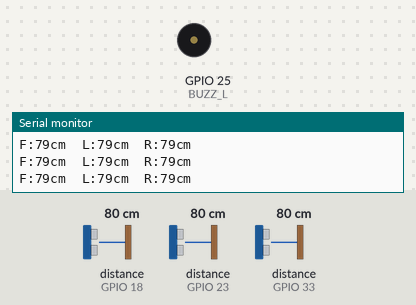
Recording of a sketch running on a simulated ESP32. Shown: buzzer (waves = sounding), the last lines printed to the serial monitor. Wiring (inferred from the names in the program): 3 × ultrasonic range finder: trigger GPIO 13, echo GPIO 18 / trigger GPIO 14, echo GPIO 33 / trigger GPIO 19, echo GPIO 23. Inputs (shaded band) come from the test bench; at power-on: distance to the obstacle (sensors on GPIO 18, GPIO 23, GPIO 33) 80 cm. The echo pulse lasts 58.3 µs per cm; WiFi joins after 1.5 s; servers stay silent unless stated.

Above: at 3.2 s.
3.3 s: distance to the obstacle (sensor on GPIO 18) set to 75 cm
4.8 s: distance to the obstacle (sensor on GPIO 18) set to 66 cm
At 5.3 s:
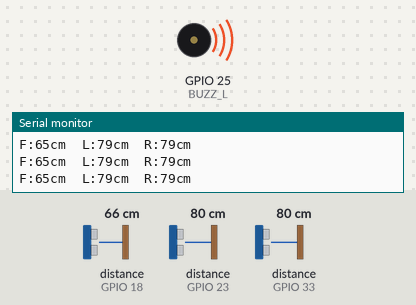
7.8 s: distance to the obstacle (sensor on GPIO 23) set to 35 cm
At 8.12 s:
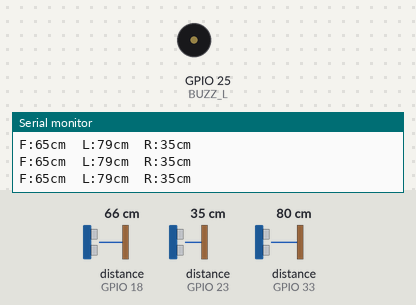
10.8 s: distance to the obstacle (sensor on GPIO 23) set to 60 cm
At 11.5 s:
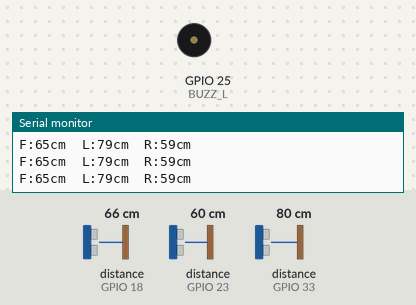
13.8 s: distance to the obstacle (sensor on GPIO 33) set to 37 cm
At 14.11 s:
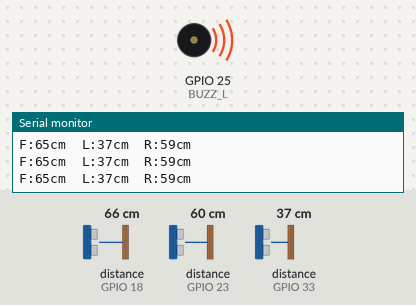
16.8 s: distance to the obstacle (sensor on GPIO 33) set to 28 cm
Timing chart, 0 to 19.3 s (numbered marks = the images above; inputs shaded):
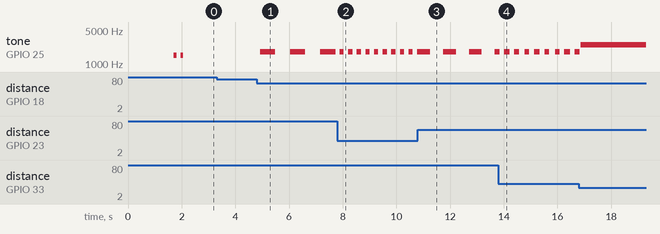

The sketch:

sensor_node.ino
```cpp
// ============================================================
//   NavHat PRO — Sensor Node Firmware
//   Board  : ESP32 Dev Module / ESP32-WROOM-32
//   Purpose: 3x HC-SR04 Ultrasonic + 2x Passive Buzzer + HTTP Server
//
//   mDNS hostname : navhat-sensor.local
//   Endpoint      : GET /distances  → JSON {front, left, right}
//   Endpoint      : GET /status     → "NAVHAT_SENSOR_OK"
//
//   BUZZER LOGIC:
//   < 30cm  → continuous tone (CRITICAL)  — BOTH buzzers
//   < 70cm  → fast beep                   — BOTH buzzers
//   >= 70cm → silent (no beep)
//   NOTE: Both buzzers always fire together (one unit damaged)
// ============================================================

#include <WiFi.h>
#include <ESPmDNS.h>
#include <WebServer.h>

// ── WiFi Configuration ───────────────────────────────────────
const char* ssid     = "iQOO Z6 kk";
const char* password = "bdfe1aa430eb";

// ── Ultrasonic Sensor Pins ───────────────────────────────────
#define TRIG_F  13
#define ECHO_F  18
#define TRIG_L  14
#define ECHO_L  33
#define TRIG_R  19
#define ECHO_R  23

// ── Buzzer Pins (PWM driven) ─────────────────────────────────
#define BUZZ_L  25
#define BUZZ_R  4

// ── Distance Thresholds (cm) ─────────────────────────────────
#define DIST_CRITICAL  30    // Continuous alarm threshold
#define DIST_CLOSE     70    // Proximity beep range (30-70cm)

// ── Buzzer Frequencies (Hz) ──────────────────────────────────
#define FREQ_CRITICAL  2500
#define FREQ_CLOSE     1800

WebServer server(80);

volatile float distF = 999.0;
volatile float distL = 999.0;
volatile float distR = 999.0;

// ─────────────────────────────────────────────────────────────
//  SINGLE ULTRASONIC READ — non-blocking with 25ms timeout (~4.3m max)
// ─────────────────────────────────────────────────────────────
float readDistance(int trigPin, int echoPin) {
  digitalWrite(trigPin, LOW);
  delayMicroseconds(2);
  digitalWrite(trigPin, HIGH);
  delayMicroseconds(10);
  digitalWrite(trigPin, LOW);

  long duration = pulseIn(echoPin, HIGH, 25000);
  if (duration == 0) return 999.0;
  return duration * 0.034f / 2.0f;
}

// ─────────────────────────────────────────────────────────────
//  MEDIAN FILTER — takes 3 readings, returns the middle value
//  Eliminates single-shot ghost echoes from HC-SR04
// ─────────────────────────────────────────────────────────────
float readDistanceFiltered(int trigPin, int echoPin) {
  float a = readDistance(trigPin, echoPin);
  delayMicroseconds(500);
  float b = readDistance(trigPin, echoPin);
  delayMicroseconds(500);
  float c = readDistance(trigPin, echoPin);

  // Return median of 3
  if ((a <= b && b <= c) || (c <= b && b <= a)) return b;
  if ((b <= a && a <= c) || (c <= a && a <= b)) return a;
  return c;
}

// ─────────────────────────────────────────────────────────────
//  BUZZER LOGIC — fully non-blocking, runs every loop()
//  Both buzzers always fire together (one unit may be damaged)
// ─────────────────────────────────────────────────────────────
void updateBuzzers() {
  static unsigned long lastToggle = 0;
  static bool          beepOn     = false;
  unsigned long now = millis();

  // ── CRITICAL: < 30cm — both buzzers, any direction ───────
  if (distF < DIST_CRITICAL || distL < DIST_CRITICAL || distR < DIST_CRITICAL) {
    ledcWriteTone(BUZZ_L, FREQ_CRITICAL);
    ledcWriteTone(BUZZ_R, FREQ_CRITICAL);
    beepOn = true;
    return;
  }

  // ── CLOSE: 30cm–70cm → fast beep, both buzzers ───────────
  float closest = min(distF, min(distL, distR));

  if (closest < DIST_CLOSE) {
    // Interval: 100ms (very close to 30) → 600ms (approaching 70)
    int interval = (int)map((long)constrain((int)closest, DIST_CRITICAL, DIST_CLOSE),
                            DIST_CRITICAL, DIST_CLOSE, 100, 600);

    if (now - lastToggle > (unsigned long)interval) {
      lastToggle = now;
      beepOn     = !beepOn;

      if (beepOn) {
        // Both buzzers always — one may be damaged
        ledcWriteTone(BUZZ_L, FREQ_CLOSE);
        ledcWriteTone(BUZZ_R, FREQ_CLOSE);
      } else {
        ledcWriteTone(BUZZ_L, 0);
        ledcWriteTone(BUZZ_R, 0);
      }
    }
    return;
  }

  // ── ALL CLEAR: >= 70cm → completely silent ────────────────
  ledcWriteTone(BUZZ_L, 0);
  ledcWriteTone(BUZZ_R, 0);
  beepOn = false;
}

// ─────────────────────────────────────────────────────────────
//  HTTP HANDLERS
// ─────────────────────────────────────────────────────────────
void handleDistances() {
  String json = "{";
  json += "\"front\":" + String(distF, 1) + ",";
  json += "\"left\":"  + String(distL, 1) + ",";
  json += "\"right\":" + String(distR, 1);
  json += "}";
  server.sendHeader("Access-Control-Allow-Origin", "*");
  server.send(200, "application/json", json);
}

void handleStatus() {
  server.sendHeader("Access-Control-Allow-Origin", "*");
  server.send(200, "text/plain", "NAVHAT_SENSOR_OK");
}

void handleNotFound() {
  server.send(404, "text/plain", "Not Found");
}

// ─────────────────────────────────────────────────────────────
//  SETUP
// ─────────────────────────────────────────────────────────────
void setup() {
  Serial.begin(115200);
  delay(200);
  Serial.println("\nNavHat Sensor Node — Starting...");

  // ── Pin setup ──────────────────────────────────────────────
  pinMode(TRIG_F, OUTPUT); pinMode(ECHO_F, INPUT);
  pinMode(TRIG_L, OUTPUT); pinMode(ECHO_L, INPUT);
  pinMode(TRIG_R, OUTPUT); pinMode(ECHO_R, INPUT);

  // ── Buzzers (LEDC Setup for ESP32 Core 3.x / 2.x) ──────────
  ledcAttach(BUZZ_L, 2000, 8);
  ledcAttach(BUZZ_R, 2000, 8);
  ledcWriteTone(BUZZ_L, 0);
  ledcWriteTone(BUZZ_R, 0);

  // ── WiFi ───────────────────────────────────────────────────
  WiFi.setAutoReconnect(true);
  WiFi.persistent(true);
  WiFi.begin(ssid, password);
  Serial.print("WiFi connecting");
  int attempts = 0;
  while (WiFi.status() != WL_CONNECTED && attempts++ < 40) {
    delay(500);
    Serial.print(".");
  }
  if (WiFi.status() != WL_CONNECTED) {
    Serial.println("\nWiFi FAILED — restarting");
    ESP.restart();
  }
  WiFi.setSleep(false);
  Serial.printf("\nConnected — IP: %s\n", WiFi.localIP().toString().c_str());

  // ── mDNS ───────────────────────────────────────────────────
  if (MDNS.begin("navhat-sensor")) {
    MDNS.addService("http", "tcp", 80);
    Serial.println("mDNS ready: navhat-sensor.local");
  } else {
    Serial.println("mDNS FAILED — IP fallback only");
  }

  // ── HTTP server ────────────────────────────────────────────
  server.on("/distances", HTTP_GET, handleDistances);
  server.on("/status",    HTTP_GET, handleStatus);
  server.onNotFound(handleNotFound);
  server.begin();
  Serial.println("HTTP server ready on port 80");
  Serial.println("Endpoint: http://navhat-sensor.local/distances");

  // ── Startup beep — two short beeps = ready ─────────────────
  ledcWriteTone(BUZZ_L, 1500); ledcWriteTone(BUZZ_R, 1500);
  delay(100);
  ledcWriteTone(BUZZ_L, 0);   ledcWriteTone(BUZZ_R, 0);
  delay(150);
  ledcWriteTone(BUZZ_L, 1500); ledcWriteTone(BUZZ_R, 1500);
  delay(100);
  ledcWriteTone(BUZZ_L, 0);   ledcWriteTone(BUZZ_R, 0);
}

// ─────────────────────────────────────────────────────────────
//  LOOP — sensor read + buzzer + HTTP server
// ─────────────────────────────────────────────────────────────
void loop() {
  server.handleClient();

  static unsigned long lastRead = 0;
  unsigned long now = millis();

  if (now - lastRead >= 80) {
    lastRead = now;
    distF = readDistanceFiltered(TRIG_F, ECHO_F);
    distL = readDistanceFiltered(TRIG_L, ECHO_L);
    distR = readDistanceFiltered(TRIG_R, ECHO_R);

    Serial.printf("F:%.0fcm  L:%.0fcm  R:%.0fcm\n", distF, distL, distR);
  }

  updateBuzzers();

  // WiFi watchdog
  if (WiFi.status() != WL_CONNECTED) {
    Serial.println("WiFi lost — reconnecting...");
    WiFi.reconnect();
    delay(3000);
  }
}
```

Measured:
- the behaviour switches between 71 and 70 cm on distance to the obstacle (sensor on GPIO 18) (found by bisection; images 0 and 1)
- after the input at 4.8 s, tone on GPIO 25 (BUZZ_L): alternates 1800 Hz for 0.56 s and silent for 0.56 s, starting after 0.12 s
- after the input at 7.8 s, tone on GPIO 25 (BUZZ_L): alternates 1800 Hz for 0.16 s and silent for 0.16 s, starting after 0.09 s
- after the input at 10.8 s, tone on GPIO 25 (BUZZ_L): alternates 1800 Hz for 0.48 s and silent for 0.48 s, starting after 0.46 s
- after the input at 13.8 s, tone on GPIO 25 (BUZZ_L): alternates 1800 Hz for 0.18 s and silent for 0.18 s, starting at once
- by itself, tone on GPIO 25 (BUZZ_L): alternates 1500 Hz for 0.10 s and silent for 0.15 s, 4 changes in all, then stays silent
